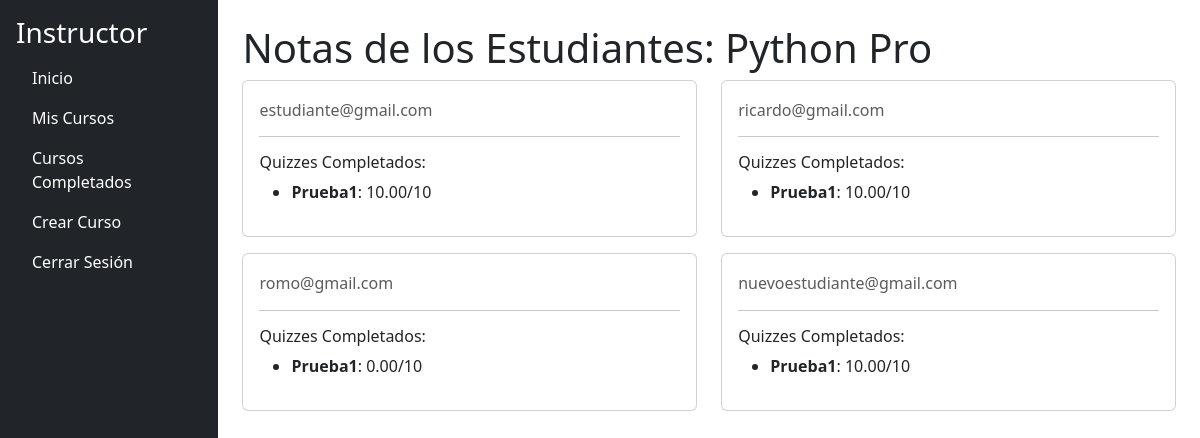
Screenshot of /instructor/course/1/students (signed in) with the database file from the repository.
### models.py (models this page shows, shortened)
class Course(db.Model):
    __tablename__ = 'courses'
    id = db.Column(db.Integer, primary_key=True)
    name = db.Column(db.String(200), nullable=False)
    description = db.Column(db.String(500), nullable=False)
    instructor_id = db.Column(db.Integer, db.ForeignKey('users.id'), nullable=False)
    modules = db.relationship('Module', back_populates='course', lazy=True, cascade='all, delete-orphan')
    enrollments = db.relationship(
        'CourseEnrollment', back_populates='course', lazy=True, cascade='all, delete-orphan'
    )

class User(UserMixin, db.Model):
    __tablename__ = 'users'
    id = db.Column(db.Integer, primary_key=True)
    username = db.Column(db.String(150), unique=True, nullable=False)
    email = db.Column(db.String(150), unique=True, nullable=False)
    password = db.Column(db.String(150), nullable=False)
    role_id = db.Column(db.Integer, db.ForeignKey('roles.id'), nullable=False)
    role = db.relationship('Role')
    courses = db.relationship('Course', backref='instructor', cascade='all, delete-orphan')  # Cursos que enseña
    enrollments = db.relationship('CourseEnrollment', backref='student', cascade='all, delete-orphan')  # Inscripciones
    responses = db.relationship('StudentResponse', backref='student', cascade='all, delete-orphan')  # Respuestas

class ContentItem(db.Model):
    __tablename__ = 'content_items'
    id = db.Column(db.Integer, primary_key=True)
    title = db.Column(db.String(100), nullable=False)
    type = db.Column(db.String(50), nullable=False)  # "text", "video", "file", "quiz"
    content = db.Column(db.Text, nullable=True)
    file_path = db.Column(db.String(255), nullable=True)
    order = db.Column(db.Integer, nullable=False)
    module_id = db.Column(db.Integer, db.ForeignKey('modules.id', ondelete="CASCADE"), nullable=False)
    questions = db.relationship('QuizQuestion', backref='content_item', cascade='all, delete-orphan', lazy=True)
    module = db.relationship('Module', back_populates='content_items')

class StudentResponse(db.Model):
    __tablename__ = 'student_responses'
    id = db.Column(db.Integer, primary_key=True)
    student_id = db.Column(db.Integer, db.ForeignKey('users.id', ondelete="CASCADE"), nullable=False)
    content_item_id = db.Column(db.Integer, db.ForeignKey('content_items.id', ondelete="CASCADE"), nullable=False)
    response = db.Column(db.Text, nullable=True)
    score = db.Column(db.Float, nullable=True)
    completed = db.Column(db.Boolean, default=False)
    completion_date = db.Column(db.DateTime, nullable=True)
    content_item = db.relationship('ContentItem', backref='responses')

### app.py (the view)
@app.route('/instructor/course/<int:course_id>/students', methods=['GET'])
@login_required
@role_required('instructor')
def course_students(course_id):
    course = Course.query.get_or_404(course_id)
    if course.instructor_id != current_user.id:
        flash('No tienes acceso a este curso.', 'danger')
        return redirect(url_for('instructor_dashboard'))
    enrollments = CourseEnrollment.query.filter_by(course_id=course_id).all()
    students_data = []
    for enrollment in enrollments:
        student = enrollment.student
        completed_quizzes = StudentResponse.query.filter_by(
            student_id=student.id,
            completed=True
        ).join(ContentItem).filter(
            ContentItem.module.has(course_id=course_id),
            ContentItem.type == 'quiz'
        ).all()
        quizzes = [
            {'title': quiz.content_item.title, 'score': quiz.score}
            for quiz in completed_quizzes
        ]
        students_data.append({
            'student': student,
            'quizzes': quizzes
        })
    return render_template('instructor/course_students.html', course=course, students=students_data)

### app.py (called while the page is built)
@login_manager.user_loader
def load_user(user_id):
    return User.query.get(int(user_id))

def role_required(role):
    def decorator(f):
        @wraps(f)
        def decorated_function(*args, **kwargs):
            if not current_user.is_authenticated or current_user.role.name != role:
                abort(403)
            return f(*args, **kwargs)
        return decorated_function
    return decorator

### app/templates/instructor/course_students.html (shortened to what this page needs)
{% extends "instructor/base_instructor.html" %}
{% block content %}
<h1>Notas de los Estudiantes: {{ course.name }}</h1>
<div class="row">
    {% for student_data in students %}
    <div class="col-md-6">
        <div class="card mb-3">
            <div class="card-body">
                <h6 class="card-subtitle mb-2 text-muted">{{ student_data.student.email }}</h6>
                {% if student_data.quizzes %}
                <hr>
                <h6>Quizzes Completados:</h6>
                <ul>
                    {% for quiz in student_data.quizzes %}
                    <li>
                        <strong>{{ quiz.title }}</strong>: {{ "%.2f"|format(quiz.score) }}/10
                    </li>
                    {% endfor %}
                </ul>
                {% else %}
                <p class="text-muted">Este estudiante no ha completado ningún quiz.</p>
                {% endif %}
            </div>
        </div>
    </div>
    {% endfor %}
</div>
{% endblock %}

### rows the page displays
Course: name "Python Pro"
User: student.email "estudiante@gmail.com"
ContentItem: title "Prueba1" "Prueba1" "Prueba1" "Prueba1"
StudentResponse: score "10.00"
User: student.email "ricardo@gmail.com"
StudentResponse: score "10.00"
User: student.email "romo@gmail.com"
StudentResponse: score "0.00"
User: student.email "nuevoestudiante@gmail.com"
StudentResponse: score "10.00"
